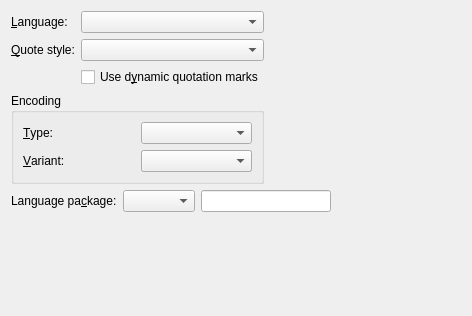
<?xml version="1.0" encoding="UTF-8"?>
<ui version="4.0">
 <class>LanguageUi</class>
 <widget class="QWidget" name="LanguageUi">
  <property name="geometry">
   <rect>
    <x>0</x>
    <y>0</y>
    <width>472</width>
    <height>316</height>
   </rect>
  </property>
  <property name="windowTitle">
   <string/>
  </property>
  <layout class="QGridLayout" name="gridLayout_4">
   <item row="0" column="0">
    <layout class="QGridLayout" name="gridLayout_2">
     <item row="0" column="0">
      <widget class="QLabel" name="languageL">
       <property name="text">
        <string>&amp;Language:</string>
       </property>
       <property name="buddy">
        <cstring>languageCO</cstring>
       </property>
      </widget>
     </item>
     <item row="0" column="1">
      <widget class="QComboBox" name="languageCO">
       <property name="maxVisibleItems">
        <number>20</number>
       </property>
      </widget>
     </item>
     <item row="1" column="0">
      <widget class="QLabel" name="typeL">
       <property name="text">
        <string>&amp;Quote style:</string>
       </property>
       <property name="buddy">
        <cstring>quoteStyleCO</cstring>
       </property>
      </widget>
     </item>
     <item row="1" column="1">
      <widget class="QComboBox" name="quoteStyleCO">
       <property name="toolTip">
        <string>Select the default quotation marks style</string>
       </property>
      </widget>
     </item>
     <item row="2" column="0">
      <layout class="QHBoxLayout" name="horizontalLayout"/>
     </item>
     <item row="2" column="1">
      <widget class="QCheckBox" name="dynamicQuotesCB">
       <property name="toolTip">
        <string>Output quotation marks that automatically adapt to the style selected above. If this is not selected, the quotation marks will stick with the style they have been inserted with.</string>
       </property>
       <property name="text">
        <string>Use d&amp;ynamic quotation marks</string>
       </property>
      </widget>
     </item>
    </layout>
   </item>
   <item row="0" column="1">
    <spacer>
     <property name="orientation">
      <enum>Qt::Horizontal</enum>
     </property>
     <property name="sizeType">
      <enum>QSizePolicy::MinimumExpanding</enum>
     </property>
     <property name="sizeHint" stdset="0">
      <size>
       <width>0</width>
       <height>23</height>
      </size>
     </property>
    </spacer>
   </item>
   <item row="1" column="0">
    <widget class="QGroupBox" name="encodingGB">
     <property name="title">
      <string>Encoding</string>
     </property>
     <layout class="QGridLayout" name="gridLayout_3">
      <item row="0" column="0">
       <layout class="QGridLayout" name="gridLayout">
        <item row="0" column="0">
         <widget class="QLabel" name="encodingLA">
          <property name="text">
           <string>&amp;Type:</string>
          </property>
          <property name="buddy">
           <cstring>encodingCO</cstring>
          </property>
         </widget>
        </item>
        <item row="0" column="1">
         <widget class="QComboBox" name="encodingCO">
          <property name="enabled">
           <bool>true</bool>
          </property>
          <property name="toolTip">
           <string>Select encoding of the generated LaTeX source (LaTeX input encoding).</string>
          </property>
          <property name="duplicatesEnabled">
           <bool>false</bool>
          </property>
         </widget>
        </item>
        <item row="1" column="1">
         <widget class="QComboBox" name="unicodeEncodingCO">
          <property name="visible">
           <bool>true</bool>
          </property>
          <property name="toolTip">
           <string>Select Unicode encoding variant.</string>
          </property>
         </widget>
        </item>
        <item row="1" column="1">
         <widget class="QComboBox" name="autoEncodingCO">
          <property name="enabled">
           <bool>false</bool>
          </property>
          <property name="toolTip">
           <string>Specify whether to load the 'inputenc' package.</string>
          </property>
         </widget>
        </item>
        <item row="1" column="1">
         <widget class="QComboBox" name="customEncodingCO">
          <property name="visible">
           <bool>false</bool>
          </property>
          <property name="toolTip">
           <string>Select custom encoding.</string>
          </property>
         </widget>
        </item>
        <item row="1" column="0">
         <widget class="QLabel" name="encodingVariantLA">
          <property name="text">
           <string>&amp;Variant:</string>
          </property>
          <property name="buddy">
           <cstring>autoEncodingCO</cstring>
          </property>
         </widget>
        </item>
       </layout>
      </item>
     </layout>
    </widget>
   </item>
   <item row="1" column="1">
    <spacer name="horizontalSpacer">
     <property name="orientation">
      <enum>Qt::Horizontal</enum>
     </property>
     <property name="sizeHint" stdset="0">
      <size>
       <width>0</width>
       <height>20</height>
      </size>
     </property>
    </spacer>
   </item>
   <item row="2" column="0" colspan="2">
    <layout class="QHBoxLayout" name="horizontalLayout_2">
     <item>
      <widget class="QLabel" name="languagePackageLA">
       <property name="text">
        <string>Language pa&amp;ckage:</string>
       </property>
       <property name="buddy">
        <cstring>languagePackageCO</cstring>
       </property>
      </widget>
     </item>
     <item>
      <widget class="QComboBox" name="languagePackageCO">
       <property name="toolTip">
        <string>Select which language package LyX should use</string>
       </property>
      </widget>
     </item>
     <item>
      <widget class="QLineEdit" name="languagePackageLE">
       <property name="toolTip">
        <string>Enter the command to load the language package (default: \usepackage{babel})</string>
       </property>
      </widget>
     </item>
     <item>
      <spacer name="horizontalSpacer_2">
       <property name="orientation">
        <enum>Qt::Horizontal</enum>
       </property>
       <property name="sizeHint" stdset="0">
        <size>
         <width>40</width>
         <height>20</height>
        </size>
       </property>
      </spacer>
     </item>
    </layout>
   </item>
   <item row="3" column="0">
    <spacer>
     <property name="orientation">
      <enum>Qt::Vertical</enum>
     </property>
     <property name="sizeType">
      <enum>QSizePolicy::Expanding</enum>
     </property>
     <property name="sizeHint" stdset="0">
      <size>
       <width>71</width>
       <height>171</height>
      </size>
     </property>
    </spacer>
   </item>
  </layout>
 </widget>
 <tabstops>
  <tabstop>languageCO</tabstop>
  <tabstop>quoteStyleCO</tabstop>
 </tabstops>
 <includes>
  <include location="local">qt_i18n.h</include>
 </includes>
 <resources/>
 <connections/>
</ui>
